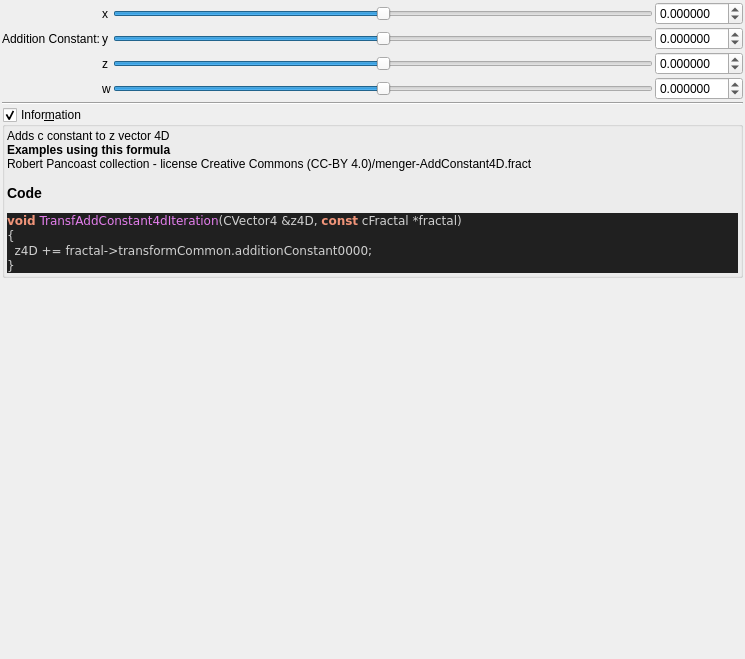
<?xml version="1.0" encoding="UTF-8"?>
<ui version="4.0">
 <class>transf_add_constant4d</class>
 <widget class="QWidget" name="Form">
  <property name="geometry">
   <rect>
    <x>0</x>
    <y>0</y>
    <width>745</width>
    <height>659</height>
   </rect>
  </property>
  <property name="windowTitle">
   <string notr="true">transf_add_constant4d</string>
  </property>
  <layout class="QVBoxLayout" name="verticalLayout">
   <property name="spacing">
    <number>2</number>
   </property>
   <property name="leftMargin">
    <number>2</number>
   </property>
   <property name="topMargin">
    <number>2</number>
   </property>
   <property name="rightMargin">
    <number>2</number>
   </property>
   <property name="bottomMargin">
    <number>2</number>
   </property>
   <item>
    <layout class="QGridLayout" name="gridLayout_44">
     <property name="spacing">
      <number>2</number>
     </property>
     <item row="2" column="1">
      <widget class="QLabel" name="label_163">
       <property name="text">
        <string notr="true">z</string>
       </property>
      </widget>
     </item>
     <item row="3" column="1">
      <widget class="QLabel" name="label_168">
       <property name="text">
        <string notr="true">w</string>
       </property>
      </widget>
     </item>
     <item row="2" column="3">
      <widget class="MyDoubleSpinBox" name="spinbox4_transf_addition_constant_0000_z">
       <property name="sizePolicy">
        <sizepolicy hsizetype="Minimum" vsizetype="Maximum">
         <horstretch>0</horstretch>
         <verstretch>0</verstretch>
        </sizepolicy>
       </property>
       <property name="prefix">
        <string/>
       </property>
       <property name="suffix">
        <string/>
       </property>
       <property name="decimals">
        <number>6</number>
       </property>
       <property name="minimum">
        <double>-99.989999999999995</double>
       </property>
       <property name="maximum">
        <double>99.989999999999995</double>
       </property>
       <property name="singleStep">
        <double>0.100000000000000</double>
       </property>
      </widget>
     </item>
     <item row="3" column="3">
      <widget class="MyDoubleSpinBox" name="spinbox4_transf_addition_constant_0000_w">
       <property name="sizePolicy">
        <sizepolicy hsizetype="Minimum" vsizetype="Maximum">
         <horstretch>0</horstretch>
         <verstretch>0</verstretch>
        </sizepolicy>
       </property>
       <property name="prefix">
        <string/>
       </property>
       <property name="suffix">
        <string/>
       </property>
       <property name="decimals">
        <number>6</number>
       </property>
       <property name="minimum">
        <double>-99.989999999999995</double>
       </property>
       <property name="maximum">
        <double>99.989999999999995</double>
       </property>
       <property name="singleStep">
        <double>0.100000000000000</double>
       </property>
      </widget>
     </item>
     <item row="3" column="2">
      <widget class="QSlider" name="slider4_transf_addition_constant_0000_w">
       <property name="sizePolicy">
        <sizepolicy hsizetype="Expanding" vsizetype="Maximum">
         <horstretch>0</horstretch>
         <verstretch>0</verstretch>
        </sizepolicy>
       </property>
       <property name="minimum">
        <number>-5000000</number>
       </property>
       <property name="maximum">
        <number>5000000</number>
       </property>
       <property name="singleStep">
        <number>1</number>
       </property>
       <property name="orientation">
        <enum>Qt::Horizontal</enum>
       </property>
      </widget>
     </item>
     <item row="1" column="0">
      <widget class="QLabel" name="label_164">
       <property name="text">
        <string>Addition Constant:</string>
       </property>
      </widget>
     </item>
     <item row="1" column="2">
      <widget class="QSlider" name="slider4_transf_addition_constant_0000_y">
       <property name="sizePolicy">
        <sizepolicy hsizetype="Expanding" vsizetype="Maximum">
         <horstretch>0</horstretch>
         <verstretch>0</verstretch>
        </sizepolicy>
       </property>
       <property name="minimum">
        <number>-5000000</number>
       </property>
       <property name="maximum">
        <number>5000000</number>
       </property>
       <property name="singleStep">
        <number>1</number>
       </property>
       <property name="orientation">
        <enum>Qt::Horizontal</enum>
       </property>
      </widget>
     </item>
     <item row="1" column="1">
      <widget class="QLabel" name="label_162">
       <property name="text">
        <string notr="true">y</string>
       </property>
      </widget>
     </item>
     <item row="0" column="2">
      <widget class="QSlider" name="slider4_transf_addition_constant_0000_x">
       <property name="sizePolicy">
        <sizepolicy hsizetype="Preferred" vsizetype="Preferred">
         <horstretch>0</horstretch>
         <verstretch>0</verstretch>
        </sizepolicy>
       </property>
       <property name="minimum">
        <number>-5000000</number>
       </property>
       <property name="maximum">
        <number>5000000</number>
       </property>
       <property name="singleStep">
        <number>1</number>
       </property>
       <property name="orientation">
        <enum>Qt::Horizontal</enum>
       </property>
      </widget>
     </item>
     <item row="2" column="2">
      <widget class="QSlider" name="slider4_transf_addition_constant_0000_z">
       <property name="sizePolicy">
        <sizepolicy hsizetype="Expanding" vsizetype="Maximum">
         <horstretch>0</horstretch>
         <verstretch>0</verstretch>
        </sizepolicy>
       </property>
       <property name="minimum">
        <number>-5000000</number>
       </property>
       <property name="maximum">
        <number>5000000</number>
       </property>
       <property name="singleStep">
        <number>1</number>
       </property>
       <property name="orientation">
        <enum>Qt::Horizontal</enum>
       </property>
      </widget>
     </item>
     <item row="1" column="3">
      <widget class="MyDoubleSpinBox" name="spinbox4_transf_addition_constant_0000_y">
       <property name="sizePolicy">
        <sizepolicy hsizetype="Minimum" vsizetype="Maximum">
         <horstretch>0</horstretch>
         <verstretch>0</verstretch>
        </sizepolicy>
       </property>
       <property name="prefix">
        <string/>
       </property>
       <property name="suffix">
        <string/>
       </property>
       <property name="decimals">
        <number>6</number>
       </property>
       <property name="minimum">
        <double>-99.989999999999995</double>
       </property>
       <property name="maximum">
        <double>99.989999999999995</double>
       </property>
       <property name="singleStep">
        <double>0.100000000000000</double>
       </property>
      </widget>
     </item>
     <item row="0" column="1">
      <widget class="QLabel" name="label_160">
       <property name="text">
        <string notr="true">x</string>
       </property>
      </widget>
     </item>
     <item row="0" column="3">
      <widget class="MyDoubleSpinBox" name="spinbox4_transf_addition_constant_0000_x">
       <property name="sizePolicy">
        <sizepolicy hsizetype="Minimum" vsizetype="Maximum">
         <horstretch>0</horstretch>
         <verstretch>0</verstretch>
        </sizepolicy>
       </property>
       <property name="prefix">
        <string/>
       </property>
       <property name="suffix">
        <string/>
       </property>
       <property name="decimals">
        <number>6</number>
       </property>
       <property name="minimum">
        <double>-99.989999999999995</double>
       </property>
       <property name="maximum">
        <double>99.989999999999995</double>
       </property>
       <property name="singleStep">
        <double>0.100000000000000</double>
       </property>
      </widget>
     </item>
    </layout>
   </item>
   <item>
    <widget class="Line" name="line_31">
     <property name="orientation">
      <enum>Qt::Horizontal</enum>
     </property>
    </widget>
   </item>
   <item>
    <widget class="MyGroupBox" name="groupCheck_info">
     <property name="title">
      <string>Infor&amp;mation</string>
     </property>
     <property name="flat">
      <bool>false</bool>
     </property>
     <property name="checkable">
      <bool>true</bool>
     </property>
     <layout class="QVBoxLayout" name="verticalLayout_2">
      <property name="spacing">
       <number>2</number>
      </property>
      <property name="leftMargin">
       <number>2</number>
      </property>
      <property name="topMargin">
       <number>2</number>
      </property>
      <property name="rightMargin">
       <number>2</number>
      </property>
      <property name="bottomMargin">
       <number>2</number>
      </property>
      <item>
       <widget class="QLabel" name="label_code_content">
        <property name="text">
         <string notr="true">&lt;p&gt;Adds c constant to z vector 4D&lt;/p&gt;&lt;table&gt;
&lt;/table&gt;
&lt;br&gt;&lt;b&gt;Examples using this formula&lt;/b&gt;&lt;br&gt;Robert Pancoast collection - license Creative Commons (CC-BY 4.0)/menger-AddConstant4D.fract&lt;h3&gt;Code&lt;/h3&gt;
&lt;body style=&quot;background-color:#202020&quot;&gt;
&lt;pre style=&quot;color:#d0d0d0; background-color:#202020;  font-family:'Courier New',monospace;&quot;&gt;&lt;span style=&quot;color:#f09479; font-weight:bold&quot;&gt;void&lt;/span&gt; &lt;span style=&quot;color:#e47eed&quot;&gt;TransfAddConstant4dIteration&lt;/span&gt;&lt;span style=&quot;color:#d0d0d0&quot;&gt;(&lt;/span&gt;CVector4 &lt;span style=&quot;color:#d0d0d0&quot;&gt;&amp;amp;&lt;/span&gt;z4D&lt;span style=&quot;color:#d0d0d0&quot;&gt;,&lt;/span&gt; &lt;span style=&quot;color:#f09479; font-weight:bold&quot;&gt;const&lt;/span&gt; cFractal &lt;span style=&quot;color:#d0d0d0&quot;&gt;*&lt;/span&gt;fractal&lt;span style=&quot;color:#d0d0d0&quot;&gt;)&lt;/span&gt;
&lt;span style=&quot;color:#d0d0d0&quot;&gt;{&lt;/span&gt;
  z4D &lt;span style=&quot;color:#d0d0d0&quot;&gt;+=&lt;/span&gt; fractal&lt;span style=&quot;color:#d0d0d0&quot;&gt;-&amp;gt;&lt;/span&gt;transformCommon&lt;span style=&quot;color:#d0d0d0&quot;&gt;.&lt;/span&gt;additionConstant0000&lt;span style=&quot;color:#d0d0d0&quot;&gt;;&lt;/span&gt;
&lt;span style=&quot;color:#d0d0d0&quot;&gt;}&lt;/span&gt;
&lt;/pre&gt;
&lt;/body&gt;</string>
        </property>
        <property name="wordWrap">
         <bool>true</bool>
        </property>
        <property name="openExternalLinks">
         <bool>true</bool>
        </property>
        <property name="textInteractionFlags">
         <set>Qt::LinksAccessibleByMouse|Qt::TextSelectableByMouse</set>
        </property>
       </widget>
      </item>
     </layout>
    </widget>
   </item>
   <item>
    <spacer name="verticalSpacer">
     <property name="orientation">
      <enum>Qt::Vertical</enum>
     </property>
     <property name="sizeHint" stdset="0">
      <size>
       <width>20</width>
       <height>40</height>
      </size>
     </property>
    </spacer>
   </item>
  </layout>
 </widget>
 <customwidgets>
  <customwidget>
   <class>MyDoubleSpinBox</class>
   <extends>QDoubleSpinBox</extends>
   <header>my_double_spin_box.h</header>
  </customwidget>
  <customwidget>
   <class>MyGroupBox</class>
   <extends>QGroupBox</extends>
   <header>my_group_box.h</header>
   <container>1</container>
  </customwidget>
 </customwidgets>
 <tabstops>
  <tabstop>slider4_transf_addition_constant_0000_x</tabstop>
  <tabstop>spinbox4_transf_addition_constant_0000_x</tabstop>
  <tabstop>slider4_transf_addition_constant_0000_y</tabstop>
  <tabstop>spinbox4_transf_addition_constant_0000_y</tabstop>
  <tabstop>slider4_transf_addition_constant_0000_z</tabstop>
  <tabstop>spinbox4_transf_addition_constant_0000_z</tabstop>
  <tabstop>slider4_transf_addition_constant_0000_w</tabstop>
  <tabstop>spinbox4_transf_addition_constant_0000_w</tabstop>
  <tabstop>groupCheck_info</tabstop>
 </tabstops>
 <resources/>
 <connections/>
</ui>
